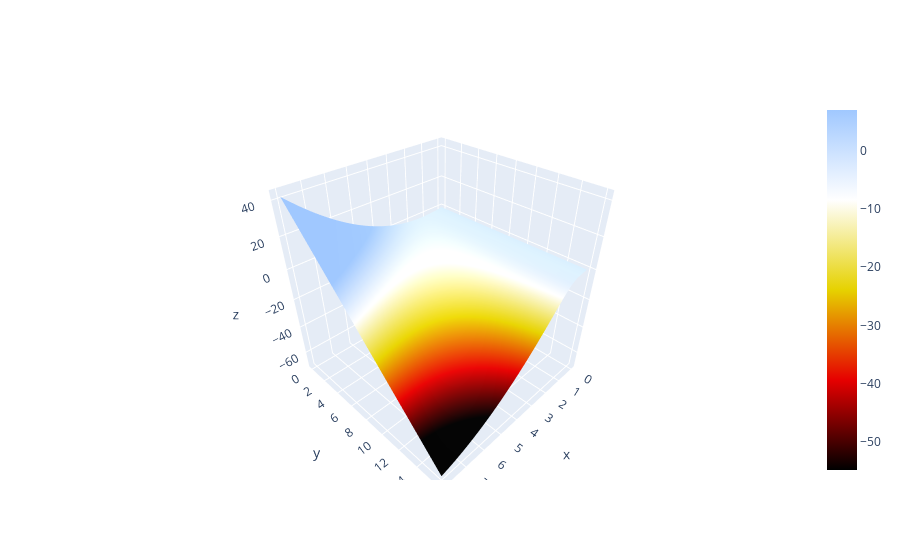

Notebook cell for this chart:
### Code cell
#### Energy dependent alpha increase and decrease

resultsDF = pd.DataFrame(columns=['m_profile','t_space','x_prof','alpha_prof','active_region','deltaV'])
resultsDF2 = pd.DataFrame(columns=['m_profile','t_space','x_prof','alpha_prof','active_region','deltaV'])

def set_params(file=None):
    params = {}
    if file:
        with open(file, 'r') as f:
            params = json.load(f)
    else:
#         params['tau'] = .98
        params['tau_F'] = 12. # params['tau'] * 2
        params['tau_SG'] = 300. #params['tau'] * 150
        params['tau_SR'] = params['tau_SG']
        
        params['kc'] = .9 # '-stiff' # 0.98 # 'linear' # 0.5 #'soft' 1.
        params['km'] = 'stiff'      
        params['m0'] = 6.8
        params['x0'] = 2.; 
        params['a0'] = 0.33; params['xtt'] = 0.
        params['g'] = 33.5
        params['n'] = 4.1
        
        params['a_max'] = 15
        
        params['time_resolution'] = 1.
#         params['type'] = 'stiff'
        params['color'] = None
        params['input_m'] = []
        
        params['tau_R0'] = 207 # params['tau_SG'] #* 2
#         params['TV0SR'] = 1.
#         params['TV0SG'] = 8.
        params['TV0SR'] = params['x0']
        params['TV0SG'] = params['x0']
        
        params['dynamics'] = 'updated_exp' # 'exp_dynamicTS'
        params['eps'] = (0., 1., 0.0) # mean, std, magnitude
        
        params['grid_resolution'] = 150
    
    return params

ins = np.array(
    [
        [24, 2.],
        [180, 10.],
        [360, 2.],
    ]
        )

params = set_params()
# params = set_params('./figures/figure4_dynamics_profiles/perm_mem_v2.png.json')
# ins = np.array(params['input_m'][0])

print(params)
params['x_c'] = x_crit(params['n']);
m_profile = build_mprof(ins, params['time_resolution'])
params['m_space'] = np.linspace(np.amin([0.1, np.amin(m_profile)]), np.amax(m_profile)*1., int(params['grid_resolution']))
m_c = scipy.optimize.fsolve(m_crit_general, 0.5, args=(params), xtol=1e-10)[0] / params['m0']
params['m_c'] = m_c
print(m_c)
params['a_c'] = alpha_crit(params['m_space'], params);
calc_PD_rates(params, display = True)
# resultsDF, params, priming_times, memory_times, stiffP, stiffA = run_profile(integrate_profile, ins, params, resultsDF)

# mech_stats = np.abs(stiffP - stiffA) / params['m0']

# params['a_c'] = params['a_c'].tolist()
# print(np.amin(resultsDF['tSG']), np.mean(resultsDF['tSG']), np.amax(resultsDF['tSG']))
# print(resultsDF['active_region'])

### Figure 1 — Plotly figure (JSON) as saved in the notebook; plotly's stock layout.template omitted (floating-point values rounded to 4 significant figures; data arrays with more than 128 entries replaced by an {"elided": "..."} marker saying what was removed)
{"data": [{"cmax": 6.953, "cmin": -54.84, "colorscale": [[0, "rgb(0,0,0)"], [0.25, "rgb(230,0,0)"], [0.5, "rgb(230,210,0)"], [0.75, "rgb(255,255,255)"], [1, "rgb(160,200,255)"]], "type": "surface", "x": {"elided": "150 float values"}, "y": {"elided": "150 float values"}, "z": {"elided": "150x150 float values"}}], "layout": {"paper_bgcolor": "rgba(0,0,0,0)", "plot_bgcolor": "rgba(0,0,0,0)"}}
